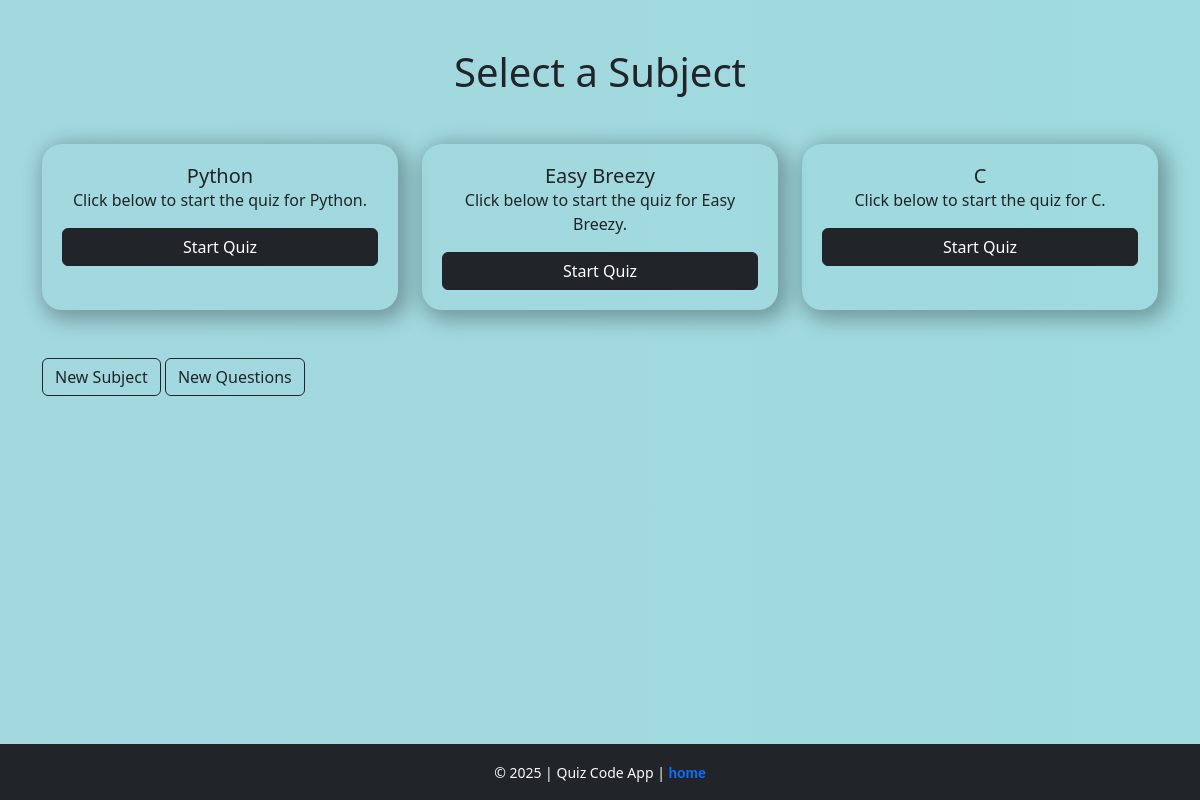
/subject/, run on an earlier commit of the app's database.
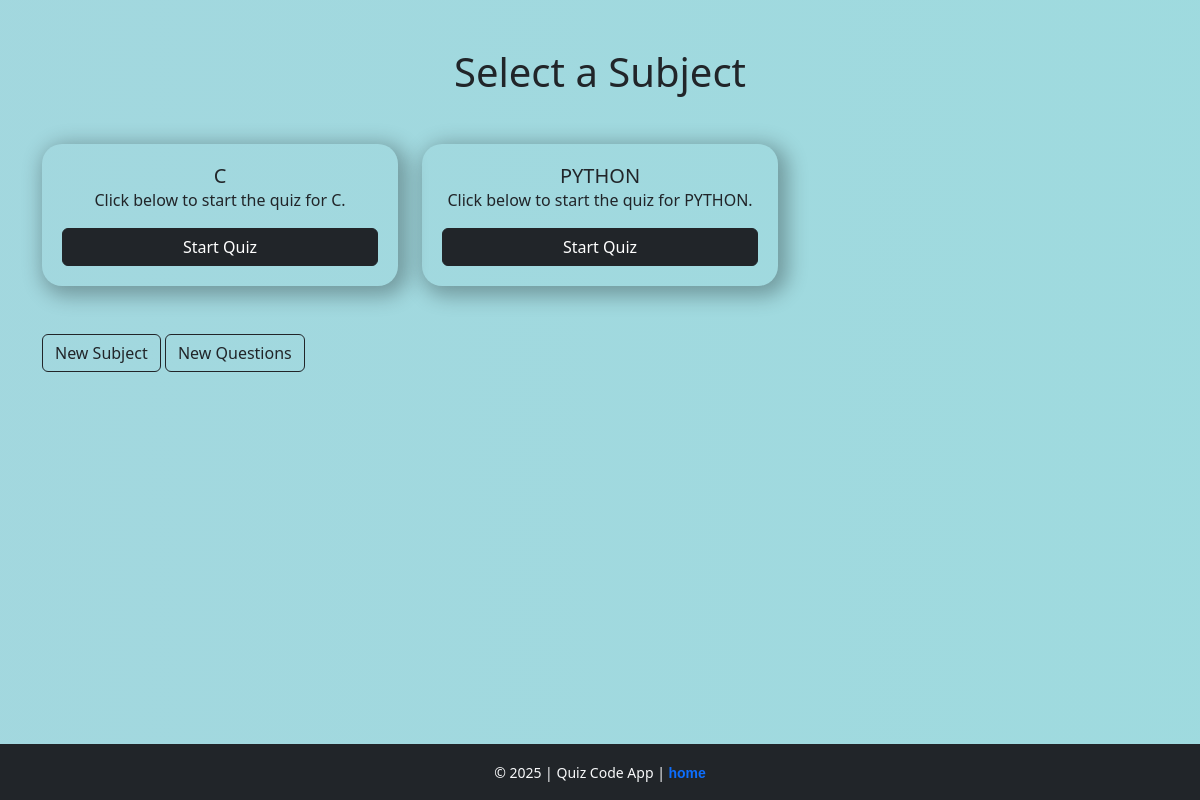
And on a later commit of the database.
### Quizapp/models.py (models this page shows)
class Subject(models.Model):
    name = models.CharField(max_length=100)
    q_hint_text = models.CharField(max_length=500, default="No hint available")
    def __str__(self):
        return self.name

### Quizapp/views.py (the view)
# urls.py: path('subject/', views.subject_list,name='subject_list'),
def subject_list(request):
    subjects = Subject.objects.all()
    return render(request,'subject_list.html',{'subjects':subjects})

### templates/subject_list.html (shortened to what this page needs)
{% extends "base.html" %}
 {% block body %}
<main>
  <div class="container py-5">
    <h1 class="text-center mb-5">Select a Subject</h1>
    <div class="row g-4">
      {% for i in subjects %}
      <div class="col-md-4 col-sm-6">
        <div class="subject-card h-100 text-center">
          <div
            class="d-flex flex-column justify-content-center"
            style="background-color: rgba(255, 255, 255, 0); padding: 20px"
          >
            <h5 class="card-title">{{ i }}</h5>
            <p class="card-text">Click below to start the quiz for {{ i }}.</p>
            <a
              href="{% url 'quiz' i.id %}"
              class="mybtn btn btn-light btn-dark mt-auto"
              >Start Quiz</a
            >
          </div>
        </div>
      </div>
      {% endfor %}
    </div>
  </div>
  <div class="container mb-5">
    <a class="btn btn-outline-dark" href="/add_new_subject">New Subject</a>
    <a class="btn btn-outline-dark" href="/add_new_question">New Questions</a>
  </div>
</main>
{% endblock body %}

What changed in the data, as far as the page shows it:
removed Subject: name "Python"
removed Subject: name "Easy Breezy"
added Subject: name "PYTHON"
